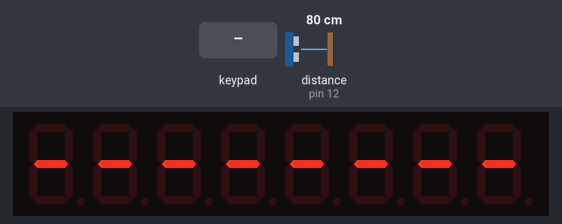
The sketch below on a simulated Arduino Uno, built with avr-gcc and run on an emulated ATmega328P. Parts: 8-digit seven-segment display. The test bench sets the inputs (shaded band); at power-on: distance to the obstacle (sensor on pin 12) 80 cm. The echo pulse lasts 58.3 µs per cm.

Above: at 0.9 s.
1.3 s: key '1' pressed
At 2.5 s:
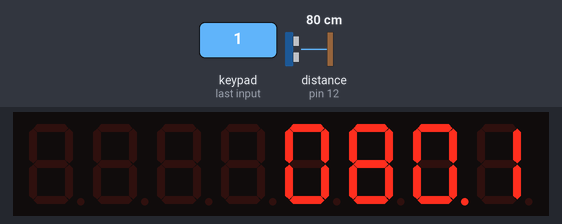
3.7 s: keypad keys 1 2 pressed 0.58 s apart
At 4.38 s:
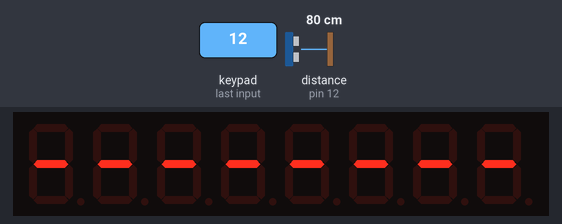
Timing chart, 0 to 6.7 s (numbered marks = the images above; inputs shaded):
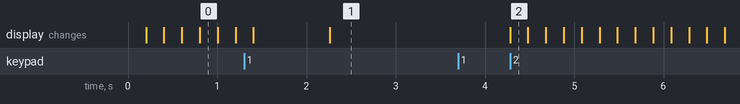

Measured:
- after the input at 3.7 s, the display: changes after 0.58 s (image 2)

The sketch:

src_023_Ko_odziej_Kozak_Borowy.ino
```cpp
#define trigPin 13
#define echoPin 12

#define offset 4
#define ile_prob 10

#include <TM1638.h>
TM1638 module(8, 9, 7); //number of pins to led&key

byte displayDigits[] = {63,6,91,79,102,109,125,7,127,103 };
byte values[] = { 0,0,0,0,0,0,0,0 };
int theDigits[] = { 0,0,0,0 };
bool turn_on = false;
bool clicked = false;

void setup()
{
  //Serial.begin(9600); //for printing and debugging, might be deleted later
  pinMode(trigPin, OUTPUT);
  pinMode(echoPin, INPUT);
  module.setDisplay(values);
  module.setupDisplay(true, 2); // where 7 is intensity (from 0 to 7)
}

void loop()
{
  byte keys = module.getButtons();
  if(keys == 1){
    turn_on = true;
  }
  if(keys == 2){
    turn_on = false;
    clicked = false;
  }
  if (turn_on && !clicked){
    double duration[ile_prob], distance;
    int distance_mm;

    for (int i=0; i<ile_prob; i++){
      digitalWrite(trigPin, LOW);
      delayMicroseconds(2);
      digitalWrite(trigPin, HIGH);
      delayMicroseconds(10);
      digitalWrite(trigPin, LOW);
      duration[i] = pulseIn(echoPin, HIGH);
      delay(10);

    }


    double max_value = duration[0], min_value = duration[0], duration_mean = 0;
    int max_index = 0 , min_index = 0;

    for (int i = 1; i < ile_prob; i++){
      if (duration[i] >= max_value){
          max_value = duration[i];
          max_index = i;
        }
      else if (duration[i] <= min_value){
          min_value = duration[i];
          min_index = i;
        }
    }

    for (int i=0; i<ile_prob;i++){
        if (i!= min_index && i!= max_index){
          duration_mean+=duration[i];
        }
    }


    duration_mean /= (ile_prob-2);
    distance = (duration_mean/2) / (29.1*0.1);
    distance_mm = (int) distance;

    delay(500);
    displayNumber(distance_mm);
    clicked = true;
  }
  else if (!clicked){
    displayNothing();
  }
}

void displayNothing(){

 for(int i = 0; i < 8; i++)
  values[i] = 64;

 module.setDisplay(values);
 delay(200);

 for(int i = 0; i < 8; i++)
  values[i] = 0;

 module.setDisplay(values);
   delay(200);
}

void displayNumber(int number_mm){

 // Extract the digits from this number.
 theDigits[0] = (int)(number_mm/1000);
 theDigits[1] = (int)((number_mm - (1000*theDigits[0])) / 100);
 theDigits[2] = (int)((number_mm - (1000*theDigits[0]) - (100*theDigits[1]))/10);
 theDigits[3] = (int)(number_mm - (1000*theDigits[0]) - (100*theDigits[1]) - (10*theDigits[2]));

 // Update the values in the values array used by the display.
 values[0+offset] = displayDigits[theDigits[0]];
 values[1+offset] = displayDigits[theDigits[1]];
 values[2+offset] = displayDigits[theDigits[2]] + 128;
 values[3+offset] = displayDigits[theDigits[3]];

 // Make sure that the number passed to the function was >= 0 or <100, otherwise show an error with ----.
 if(number_mm < 0 or number_mm > 9999){
    for(int i = 0; i < 4; i++)
      values[i+offset] = 64;
 }

 // Update the display itself with the new values.
 module.setDisplay(values);
}
```
